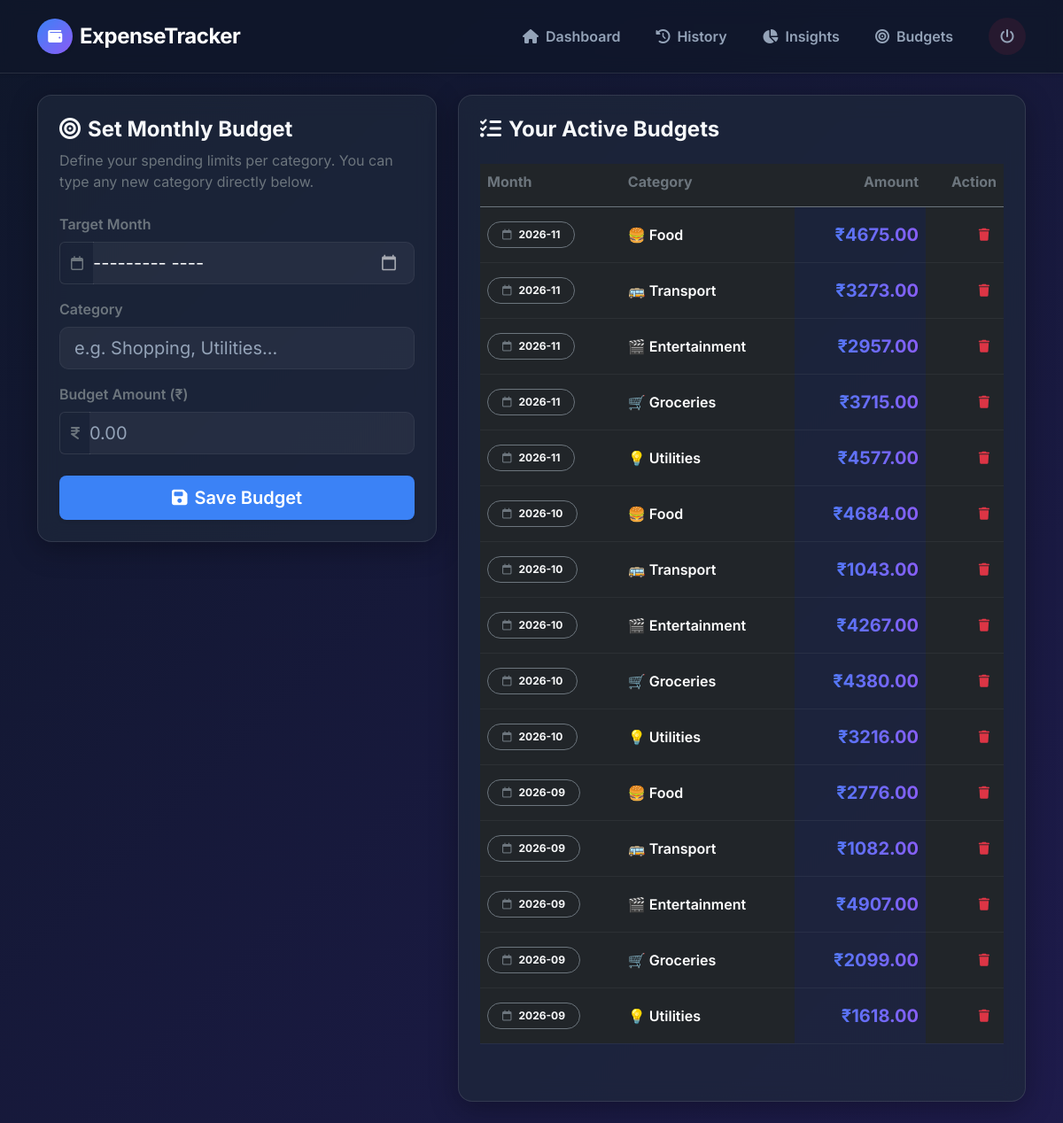
The app's page /settings (signed in) with its own data.
### models.py (models this page shows)
class Budget(db.Model):
    __tablename__ = 'budgets'
    id = db.Column(db.Integer, primary_key=True)
    user_id = db.Column(db.Integer, db.ForeignKey('users.id'), nullable=False)
    category_id = db.Column(db.Integer, db.ForeignKey('categories.id'), nullable=False)
    month = db.Column(db.String(7), nullable=False) # Format: YYYY-MM
    amount = db.Column(db.Float, nullable=False)

class Category(db.Model):
    __tablename__ = 'categories'
    id = db.Column(db.Integer, primary_key=True)
    user_id = db.Column(db.Integer, db.ForeignKey('users.id'), nullable=False)
    name = db.Column(db.String(100), nullable=False)
    icon = db.Column(db.String(50), nullable=True)
    transactions = db.relationship('Transaction', backref='category', lazy=True)
    budgets = db.relationship('Budget', backref='category', lazy=True)

### app.py (the view, shortened to what this page needs)
@app.route('/settings', methods=['GET', 'POST'])
@login_required
def settings():
    categories = Category.query.filter_by(user_id=current_user.id).all()
    budgets = Budget.query.filter_by(user_id=current_user.id).order_by(Budget.month.desc()).all()
    return render_template('settings.html', categories=categories, budgets=budgets)

### app.py (called while the page is built)
@login_manager.user_loader
def load_user(user_id):
    return User.query.get(int(user_id))

### templates/settings.html (shortened to what this page needs)
{% extends "base.html" %}
{% block content %}
<div class="row">
    <div class="col-md-5 mb-4">
        <div class="glass-card">
            <h4 class="mb-2 fw-bold"><i class="fa-solid fa-bullseye text-accent me-2"></i>Set Monthly Budget</h4>
            <p class="text-secondary mb-4 text-sm">Define your spending limits per category. You can type any new category directly below.</p>
            <form method="POST" action="{{ url_for('settings') }}">
                <div class="mb-3">
                    <label class="form-label text-secondary fw-semibold">Target Month</label>
                    <div class="input-group">
                        <span class="input-group-text bg-transparent border-end-0 text-secondary" style="border-color: rgba(255,255,255,0.1);"><i class="fa-regular fa-calendar"></i></span>
                        <input type="month" name="month" class="form-control form-control-lg border-start-0 ps-0" required>
                    </div>
                </div>
                <div class="mb-3">
                    <label class="form-label text-secondary fw-semibold">Category</label>
                    <input type="text" name="category_name" class="form-control form-control-lg" list="categoryOptions" placeholder="e.g. Shopping, Utilities..." required>
                </div>
                <div class="mb-4">
                    <label class="form-label text-secondary fw-semibold">Budget Amount (₹)</label>
                    <div class="input-group">
                        <span class="input-group-text bg-transparent border-end-0 text-secondary" style="border-color: rgba(255,255,255,0.1);"><i class="fa-solid fa-indian-rupee-sign"></i></span>
                        <input type="number" step="0.01" name="amount" class="form-control form-control-lg border-start-0 ps-0" required placeholder="0.00">
                    </div>
                </div>
                <button type="submit" class="btn btn-primary btn-lg w-100 shadow-sm"><i class="fa-solid fa-floppy-disk me-2"></i>Save Budget</button>
            </form>
        </div>
    </div>
    <div class="col-md-7 mb-4">
        <div class="glass-card h-100">
            <h4 class="mb-4 fw-bold"><i class="fa-solid fa-list-check text-accent me-2"></i>Your Active Budgets</h4>
            <div class="table-responsive">
                <table class="table table-dark table-hover align-middle" style="background: transparent;">
                    <thead>
                        <tr>
                            <th class="border-bottom border-secondary text-secondary pb-3">Month</th>
                            <th class="border-bottom border-secondary text-secondary pb-3">Category</th>
                            <th class="border-bottom border-secondary text-secondary text-end pb-3">Amount</th>
                            <th class="border-bottom border-secondary text-secondary text-end pb-3">Action</th>
                        </tr>
                    </thead>
                    <tbody>
                        {% for b in budgets %}
                        <tr>
                            <td class="border-bottom border-secondary py-3" style="border-color: rgba(255,255,255,0.05) !important;">
                                <span class="badge bg-dark border border-secondary text-light px-3 py-2 rounded-pill"><i class="fa-regular fa-calendar me-2 text-secondary"></i>{{ b.month }}</span>
                            </td>
                            <td class="border-bottom border-secondary fw-semibold" style="border-color: rgba(255,255,255,0.05) !important;">
                                {{ b.category.icon }} {{ b.category.name }}
                            </td>
                            <td class="border-bottom border-secondary text-end fw-bold text-gradient fs-5" style="border-color: rgba(255,255,255,0.05) !important;">
                                ₹{{ "%.2f"|format(b.amount) }}
                            </td>
                            <td class="border-bottom border-secondary text-end" style="border-color: rgba(255,255,255,0.05) !important;">
                                <form action="{{ url_for('delete_budget', budget_id=b.id) }}" method="POST" class="d-inline" onsubmit="return confirm('Are you sure you want to delete this budget limit?');">
                                    <button type="submit" class="btn btn-sm btn-outline-danger border-0"><i class="fa-solid fa-trash"></i></button>
                                </form>
                            </td>
                        </tr>
                        {% endfor %}
                    </tbody>
                </table>
            </div>
        </div>
    </div>
</div>
{% endblock %}

### static/style.css (style rules this page uses)
:root { --bg-color: #0f172a; --card-bg: rgba(30, 41, 59, 0.7); --text-primary: #f8fafc; --text-secondary: #94a3b8; --accent: #3b82f6; --accent-hover: #2563eb; --danger: #ef4444; --warning: #f59e0b; --success: #10b981; }
body { font-family: 'Inter', sans-serif; background: linear-gradient(135deg, #0f172a 0%, #1e1b4b 100%); color: var(--text-primary); min-height: 100vh; }
.glass-card { background: var(--card-bg); backdrop-filter: blur(12px); border: 1px solid rgba(255, 255, 255, 0.1); border-radius: 16px; padding: 1.5rem; box-shadow: 0 8px 32px 0 rgba(0, 0, 0, 0.3); margin-bottom: 1.5rem; transition: transform 0.3s ease; }
.form-control, .form-select { background-color: rgba(255, 255, 255, 0.05); border: 1px solid rgba(255, 255, 255, 0.1); color: var(--text-primary); border-radius: 10px; }
.form-control::placeholder { color: var(--text-secondary); }
input[type="date"], input[type="month"] { color-scheme: dark; }
.btn-primary { background: var(--accent); border: none; border-radius: 8px; padding: 10px 20px; font-weight: 600; }
.text-gradient { background: linear-gradient(to right, #3b82f6, #8b5cf6); -webkit-background-clip: text; -webkit-text-fill-color: transparent; }

### records on screen
Budget: month "2026-11", category.icon "🍔", category.name "Food", amount "4675.00"
Budget: month "2026-11", category.icon "🚌", category.name "Transport", amount "3273.00"
Budget: month "2026-11", category.icon "🎬", category.name "Entertainment", amount "2957.00"
Budget: month "2026-11", category.icon "🛒", category.name "Groceries", amount "3715.00"
Budget: month "2026-11", category.icon "💡", category.name "Utilities", amount "4577.00"
Budget: month "2026-10", category.icon "🍔", category.name "Food", amount "4684.00"
Budget: month "2026-10", category.icon "🚌", category.name "Transport", amount "1043.00"
Budget: month "2026-10", category.icon "🎬", category.name "Entertainment", amount "4267.00"
Budget: month "2026-10", category.icon "🛒", category.name "Groceries", amount "4380.00"
Budget: month "2026-10", category.icon "💡", category.name "Utilities", amount "3216.00"
Budget: month "2026-09", category.icon "🍔", category.name "Food", amount "2776.00"
Budget: month "2026-09", category.icon "🚌", category.name "Transport", amount "1082.00"
Budget: month "2026-09", category.icon "🎬", category.name "Entertainment", amount "4907.00"
Budget: month "2026-09", category.icon "🛒", category.name "Groceries", amount "2099.00"
Budget: month "2026-09", category.icon "💡", category.name "Utilities", amount "1618.00"
